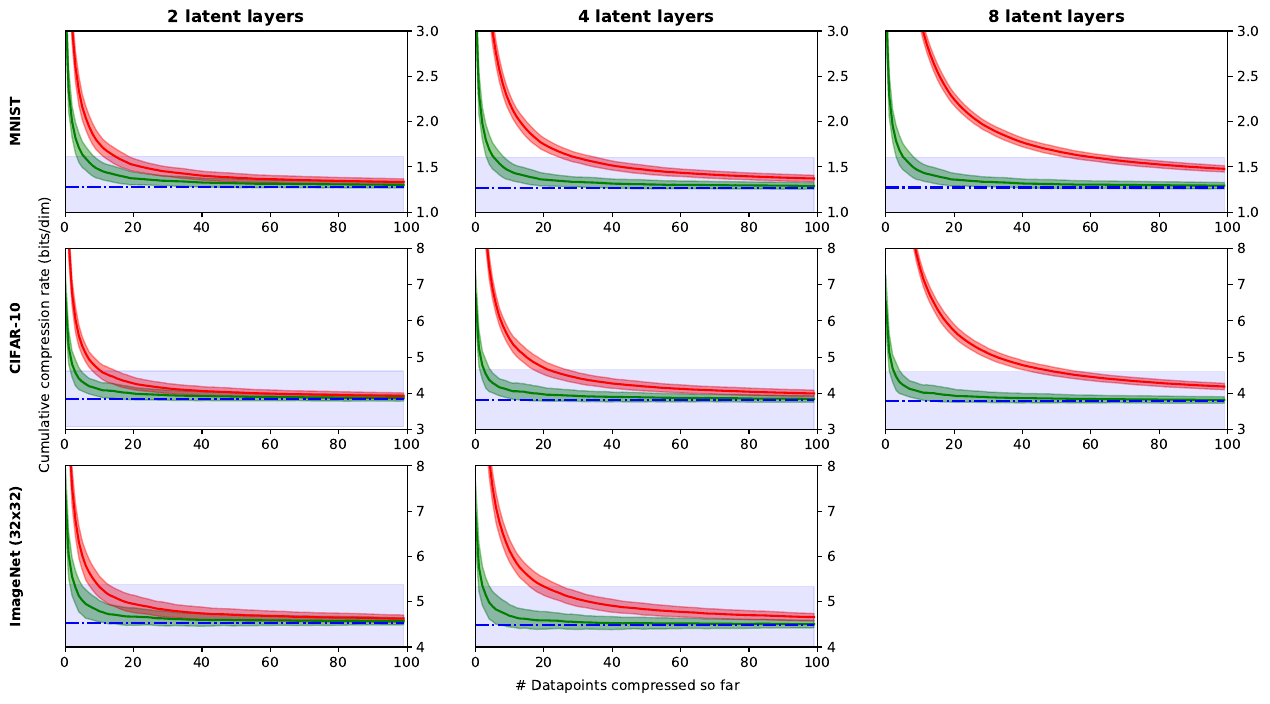

Reproduce this figure in Python.
import numpy as np
import matplotlib.pyplot as plt

# function to plot a line + error bars
def plot_with_error_bars(ax, data, color):
    assert data.ndim == 2
    data_x = np.arange(data.shape[1])
    data_mean = data.mean(axis=0)
    data_std = data.std(axis=0)
    ax.plot(data_x, data_mean, color=color)
    ax.fill_between(data_x, data_mean-data_std, data_mean+data_std, color=color, alpha=0.4)

# set-up plot
fig, axes = plt.subplots(nrows=3, ncols=3, sharex=False, sharey=False, figsize=(15,8))

# iterate over the three datasets and create plots and data for results tables
for idset, dataset in enumerate(["mnist", "cifar", "imagenet"]):
    bits = 10
    latents = [2, 4] if idset == 2 else [2, 4, 8]
    ylim = [[1.0, 3.0], [3.0, 8.0], [4.0, 8.0]][idset]

    for i, nz in enumerate(latents):
        nets = {}
        elbos = {}
        cmas = {}
        total = {}
        for scheme in ["bitswap", "bbans"] if nz > 1 else ["bbans"]:
            nets[scheme] = np.load("{}{}/{}_{}bits_{}.npy".format(dataset, nz, scheme, bits, "nets")) * (32**2/28**2 if dataset == "mnist" else 1.)
            elbos[scheme] = np.load("{}{}/{}_{}bits_{}.npy".format(dataset, nz, scheme, bits, "elbos")) * (32 ** 2 / 28 ** 2 if dataset == "mnist" else 1.)
            cmas[scheme] = np.load("{}{}/{}_{}bits_{}.npy".format(dataset, nz, scheme, bits, "cmas")) * (32**2/28**2 if dataset == "mnist" else 1.)
            total[scheme] = np.load("{}{}/{}_{}bits_{}.npy".format(dataset, nz, scheme, bits, "total"))
        timesteps = nets["bbans"].shape[1]
        print("")
        ax = axes[idset, i]
        for scheme in ["bitswap", "bbans"] if nz > 1 else ["bbans"]:
            swap = 1 if scheme == "bitswap" else 0
            if nz == 1:
                color = 'darkorange'
            elif nz > 1 and swap:
                color = 'g'
            else:
                color = 'r'
            plot_with_error_bars(ax, cmas[scheme], color)

        nets = np.concatenate([nets["bitswap"], nets["bbans"]], axis=0) if nz > 1 else nets["bbans"]
        ax.plot(np.arange(timesteps), nets.mean() * np.ones(timesteps), color='b', linestyle='-.')
        ax.fill_between(np.arange(timesteps),
                                        (nets.mean() - nets.std()) * np.ones(timesteps),
                                        (nets.mean() + nets.std()) * np.ones(timesteps),
                                        color='b', alpha=0.1)
        elbos = np.concatenate([elbos["bitswap"]], axis=0) if nz > 1 else elbos["bbans"]

        ax.set_ylim(*ylim)
        ax.set_xlim(0, timesteps)
        ax.yaxis.tick_right()
        ax.set_title(f"{nz} latent layer{'' if nz == 1 else 's'}", fontdict=dict(weight='bold')) if idset == 0 else None

        print(f"{dataset} - {nz} latents - {bits} bits")
        for scheme in ["bbans", "bitswap"] if nz > 1 else ["bbans"]:
            cma = cmas[scheme]
            print(f"${elbos.mean():.2f} $params ${nets.mean():.2f} \pm {nets.std():.2f}$ & {'BB-ANS' if scheme == 'bbans' else 'Bit-Swap'} & ${cma[:,0].mean():.2f} \pm {cma[:,0].std():.2f}$ & ${cma[:,49].mean():.2f} \pm {cma[:,49].std():.2f}$ & ${cma[:,99].mean():.2f} \pm {cma[:,99].std():.2f}$")

axes[-1,-1].axis('off')
axes[0,0].set_ylabel('MNIST', fontdict=dict(weight='bold'), labelpad=30)
axes[1,0].set_ylabel('CIFAR-10', fontdict=dict(weight='bold'), labelpad=30)
axes[2,0].set_ylabel('ImageNet (32x32)', fontdict=dict(weight='bold'), labelpad=30)
fig.text(0.5, 0.06, '# Datapoints compressed so far', ha='center', va='center')
fig.text(0.112, 0.5, 'Cumulative compression rate (bits/dim)', ha='center', va='center', rotation='vertical')

plt.savefig('cma.pdf', bbox_inches='tight')
plt.show()
